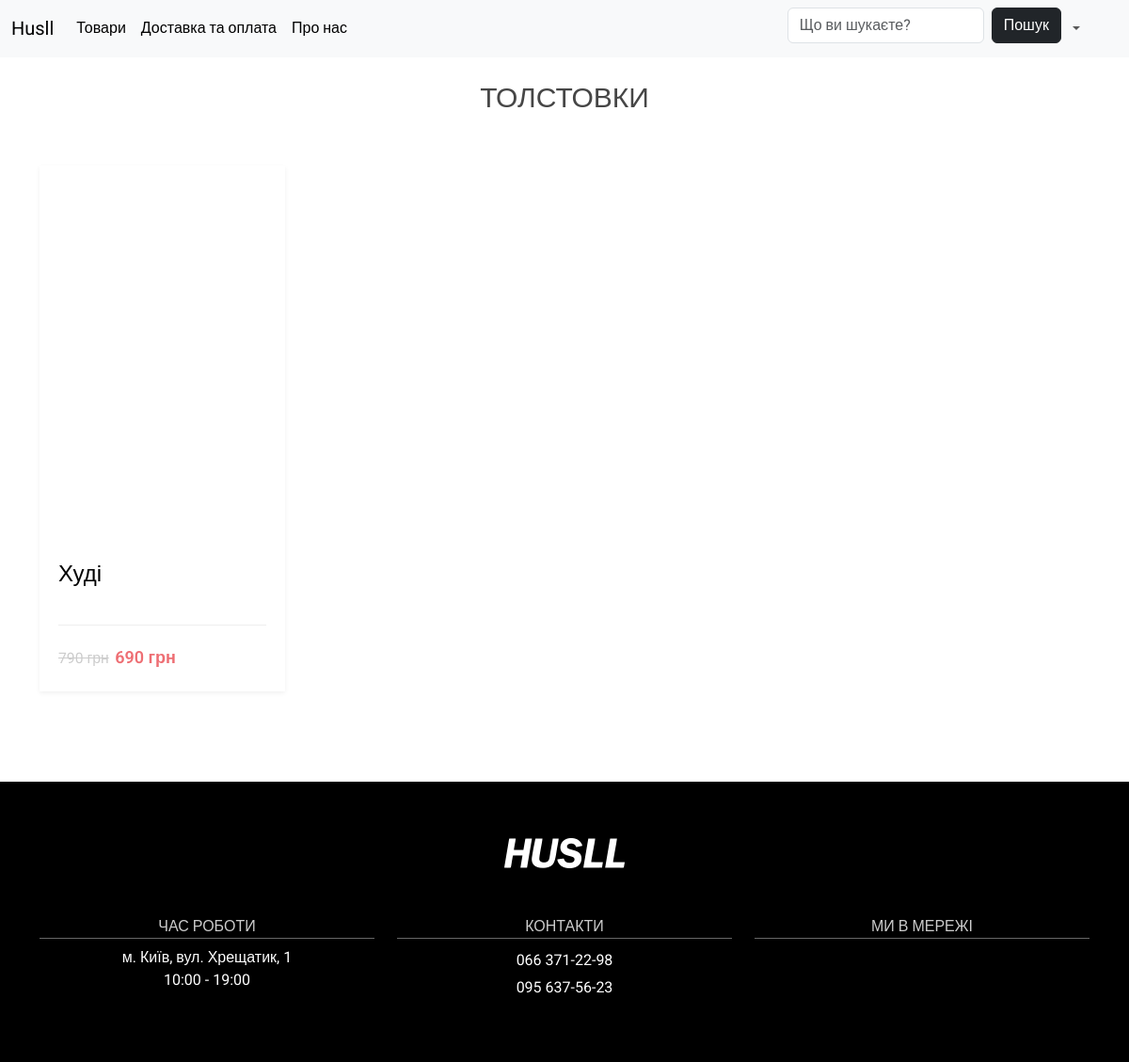
Page /category_product/1 on the committed database.
### main/models.py (models this page shows, shortened)
class Category(models.Model):
    name = models.CharField(max_length=100, db_index=True)
    photo = models.ImageField(blank=True)
    class Meta:
        verbose_name = 'Категорії'
        verbose_name_plural = 'Категорії'

class Product(models.Model):
    name = models.CharField(max_length=200, db_index=True)
    main_price = models.CharField(max_length=10)
    discount_price = models.CharField(max_length=10, blank=True)
    description = models.TextField(max_length=250)
    photo = models.ImageField(upload_to='products/%Y/%m/%d/', blank=True)
    available = models.BooleanField(default=True)
    cat = models.ForeignKey('Category', on_delete=models.PROTECT)
    class Meta:
        verbose_name = 'Товари'
        verbose_name_plural = 'Товари'
        ordering = ['name', ]

### main/views.py (the view)
# urls.py: path('category_product/<int:category_id>', views.category_product, name='category_product'),
def category_product(request, category_id):
    category = get_object_or_404(Category, pk=category_id)
    products = Product.objects.filter(cat=category)
    context = {
        'category': category,
        'products': products,
        'px': category_id,
    }
    return render(request, 'main/category_product.html', context=context)

### main/templates/main/category_product.html (shortened to what this page needs)
{% extends 'main/base.html' %}
{% load static %}
{% block category_name %}
    <div class="news-tittle">
        {{ category.name }}
    </div>
{% endblock %}
{% block content %}
    <section class="main-content">
        <div class="container">
            <div class="row">
                {% for p in products %}
                <div class="col-lg-3 col-sm-6 mb-3">
                    <div class="product-card">
                            <div class="product-thumb">
                                {% if p.photo %}
                                    <a href="{% url 'product_page' p.id %}"><img
                                    src="{{ p.photo.url }}" alt=""></a>
                                {% else %}
                                    <a href="{% url 'product_page' p.id %}"><img
                                    src="{% static 'main/img/products/no_photo.png' %}" alt=""></a>
                                {% endif %}
                        </div>
                        <div class="product-details">
                            <h4><a href="{% url 'product_page' p.id %}">{{ p.name }}</a></h4>
                            <div class="product-bottom-details d-flex justify-content-between">
                                <div class="product-price">
                                    {% if p.discount_price%}
                                        <small>{{ p.main_price }}</small></small> {{ p.discount_price }}
                                    {% else %}
                                        {{ p.main_price }}
                                    {% endif %}
                                </div>
                                <div class="product-links">
                                </div>
                            </div>
                        </div>
                    </div>
                </div>
                 {% endfor %}
            </div>
        </div>
    </section>
{% endblock %}

### main/static/main/css/main.css (style rules this page uses)
html { font-size: 16px; }
body { font-family: 'Roboto', sans-serif; font-size: 16px; font-weight: 400px; color: #000; background-color: #fff; min-width: 320px; }
section { padding: 50px 0; }
a { color: #000000; text-decoration: none; }
.news-tittle { text-align: center; font-size: 30px; margin-top: 20px; color: #464646; }
.product-card { box-shadow: 0 2px 5px 0 rgba(0,0,0,0.06); transition: all .3s; }
.product-thumb a { display: flex; align-items: center; justify-content: center; height: 400px; padding: 20px; }
.product-details { padding: 20px; }
.product-details h4 a { font-weight: 500; display: block; height: 60px; overflow: hidden; text-decoration: none; }
.product-bottom-details { overflow: hidden; border-top: 1px solid #eee; padding-top: 20px; }
.product-price { font-size: 18px; color: #ee6e73; font-weight: 600; }
.product-price small { color: #ccc; font-weight: 400; text-decoration: line-through; margin-right: 2px; }

### rows in the picture
Category: name "ТОЛСТОВКИ"
Product: name "Худі", main_price "790 грн", discount_price "690 грн"
